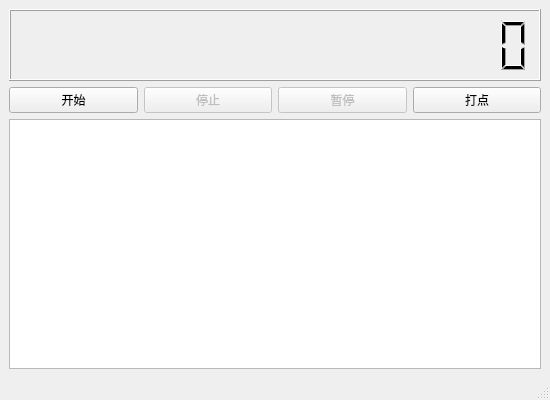
<?xml version="1.0" encoding="UTF-8"?>
<ui version="4.0">
 <class>MainWindow</class>
 <widget class="QMainWindow" name="MainWindow">
  <property name="geometry">
   <rect>
    <x>0</x>
    <y>0</y>
    <width>550</width>
    <height>400</height>
   </rect>
  </property>
  <property name="windowTitle">
   <string>秒表</string>
  </property>
  <widget class="QWidget" name="centralwidget">
   <layout class="QVBoxLayout" name="verticalLayout" stretch="2,1,7">
    <item>
     <widget class="QLCDNumber" name="lcdNumber">
      <property name="layoutDirection">
       <enum>Qt::LeftToRight</enum>
      </property>
      <property name="smallDecimalPoint">
       <bool>false</bool>
      </property>
      <property name="digitCount">
       <number>18</number>
      </property>
     </widget>
    </item>
    <item>
     <layout class="QHBoxLayout" name="horizontalLayout">
      <item>
       <widget class="QPushButton" name="btn_start">
        <property name="text">
         <string>开始</string>
        </property>
       </widget>
      </item>
      <item>
       <widget class="QPushButton" name="btn_stop">
        <property name="enabled">
         <bool>false</bool>
        </property>
        <property name="text">
         <string>停止</string>
        </property>
       </widget>
      </item>
      <item>
       <widget class="QPushButton" name="btn_pause">
        <property name="enabled">
         <bool>false</bool>
        </property>
        <property name="text">
         <string>暂停</string>
        </property>
       </widget>
      </item>
      <item>
       <widget class="QPushButton" name="btn_log">
        <property name="text">
         <string>打点</string>
        </property>
       </widget>
      </item>
     </layout>
    </item>
    <item>
     <widget class="QTextBrowser" name="textBrowser"/>
    </item>
   </layout>
  </widget>
  <widget class="QMenuBar" name="menubar">
   <property name="geometry">
    <rect>
     <x>0</x>
     <y>0</y>
     <width>550</width>
     <height>29</height>
    </rect>
   </property>
  </widget>
  <widget class="QStatusBar" name="statusbar"/>
 </widget>
 <resources/>
 <connections/>
</ui>
